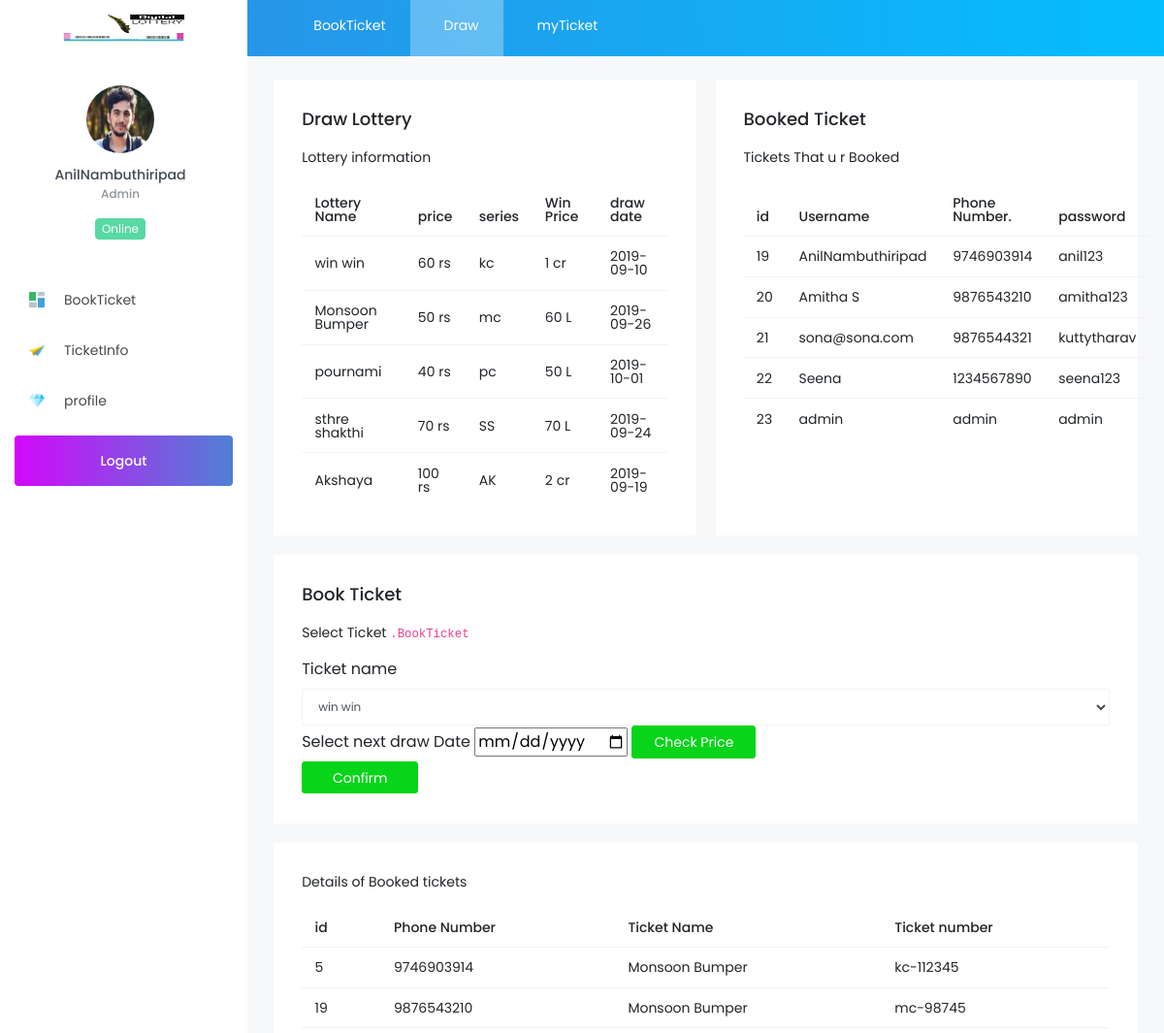
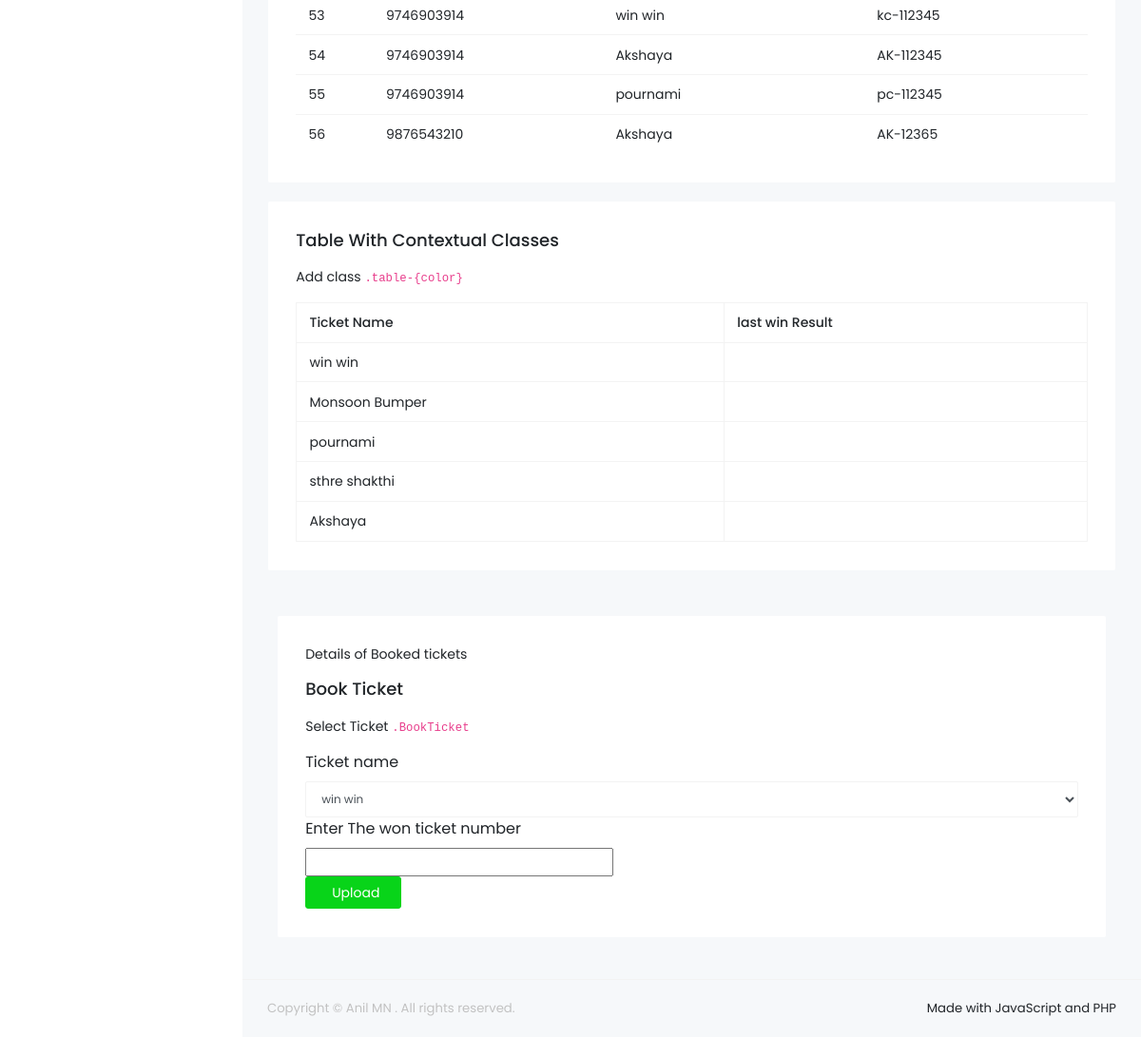
Before: /admin.php (signed in) with the older database file (2 pictures, top to bottom).
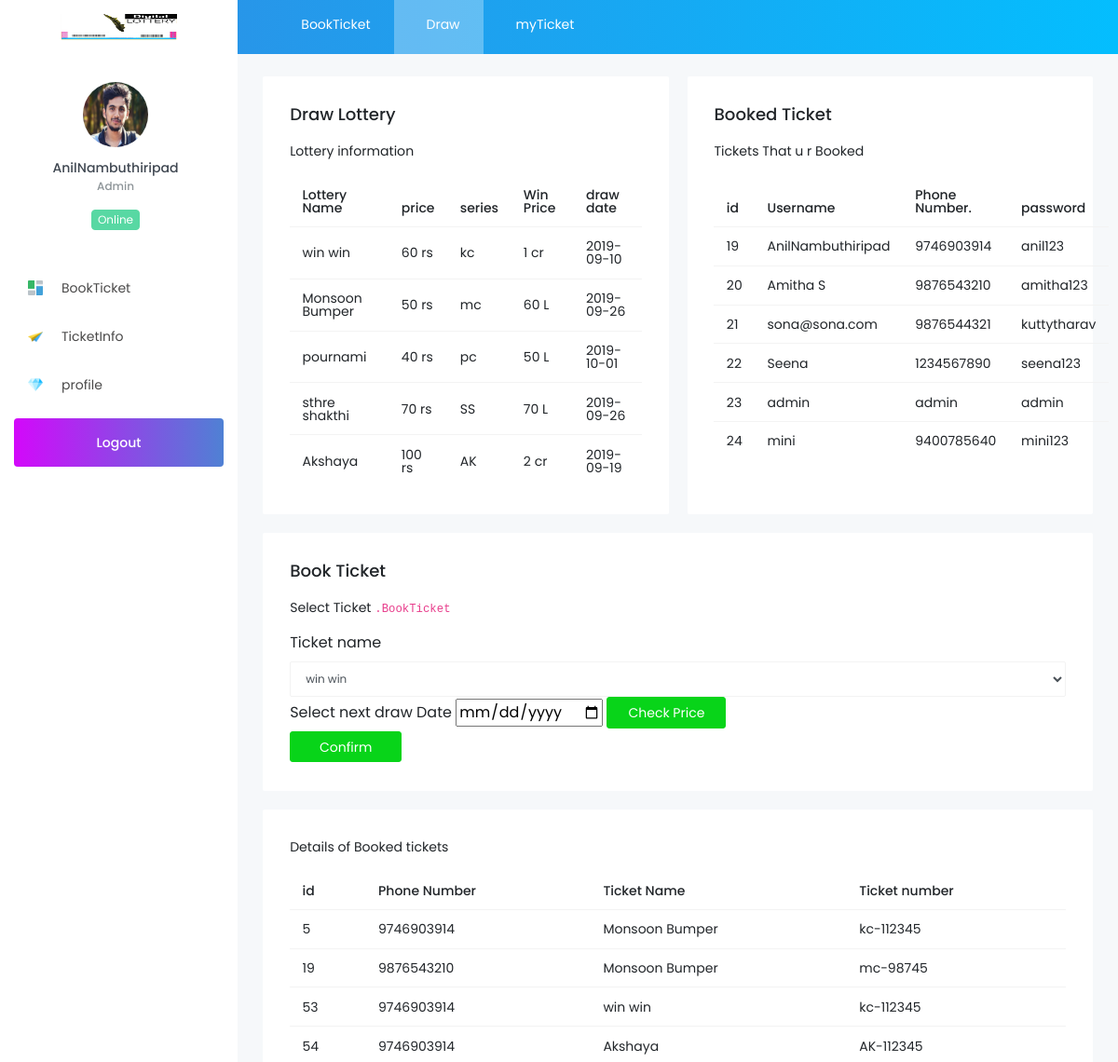
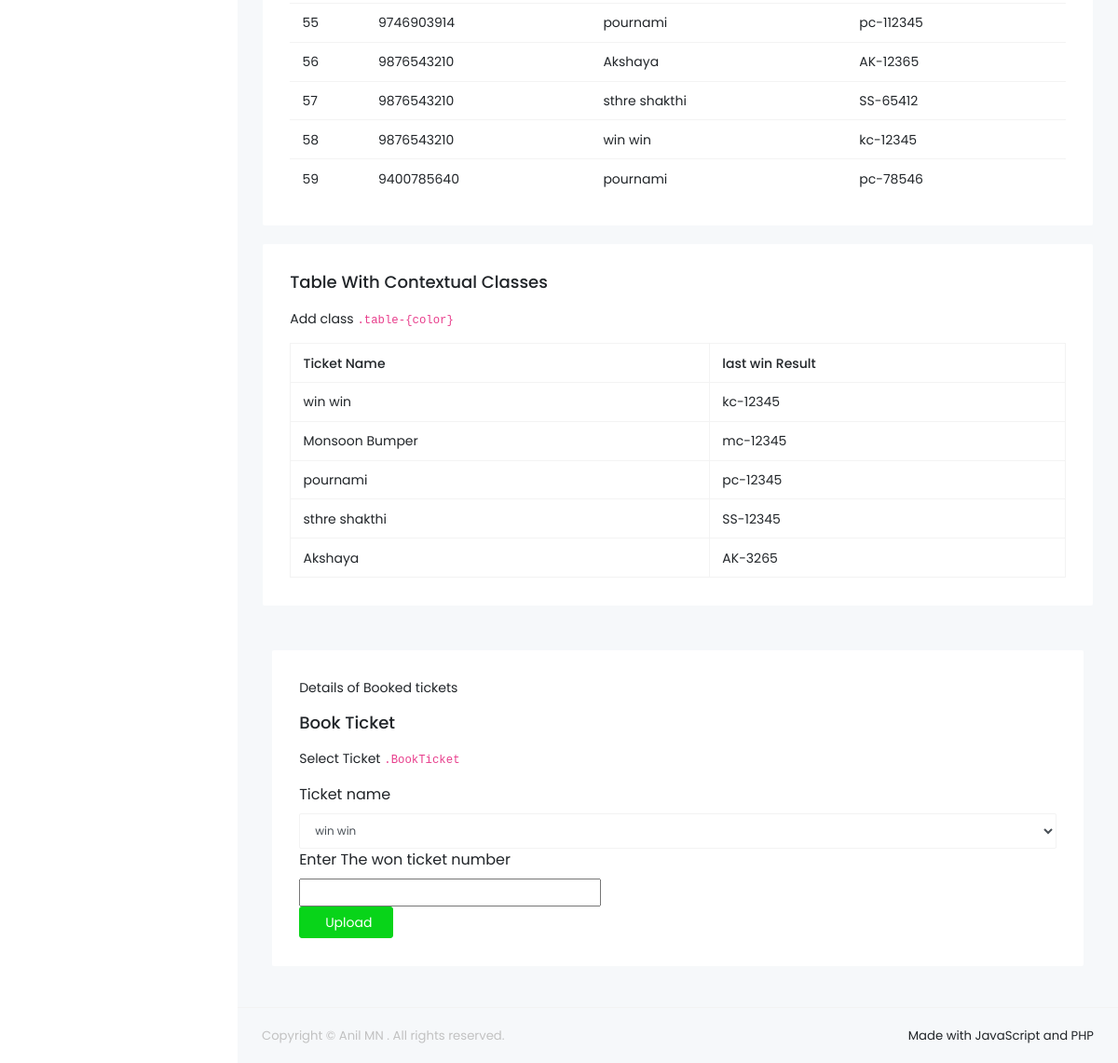
After: the same page with the newer database file (2 pictures, top to bottom).
### tables this page shows
CREATE TABLE `user` (
  `id` int(11) NOT NULL,
  `username` varchar(54) NOT NULL,
  `number` varchar(12) NOT NULL,
  `password` varchar(54) NOT NULL
);

CREATE TABLE `draw` (
  `id` int(11) NOT NULL,
  `name` varchar(25) NOT NULL,
  `price` varchar(6) NOT NULL,
  `series` varchar(5) NOT NULL,
  `win price` varchar(11) NOT NULL,
  `date` date NOT NULL,
  `Lwintc` varchar(25) NOT NULL
);

CREATE TABLE `book` (
  `id` int(11) NOT NULL,
  `phno` varchar(30) NOT NULL,
  `tcname` varchar(30) NOT NULL,
  `number` varchar(20) NOT NULL
);

### admin.php (the view, shortened to what this page needs)
<?php
 if(!isset($_SESSION['username'])){
	header('location:index.html');
 }
 else{
   $number=$_SESSION['username'];
 }
?>
<!DOCTYPE html>
<html lang="en">
<head>
  <link rel="stylesheet" href="node_modules/mdi/css/materialdesignicons.min.css">
  <link rel="stylesheet" href="node_modules/simple-line-icons/css/simple-line-icons.css">
  <link rel="stylesheet" href="css/style.css">
</head>
<body >
  <div class="container-scroller">
    <nav class="navbar col-lg-12 col-12 p-0 fixed-top d-flex flex-row">
      <div class="text-center navbar-brand-wrapper d-flex align-items-top justify-content-center">
        <a class="navbar-brand brand-logo" href="../../index.html"><img src="images/lottery.jpg" alt="logo"/></a>
      </div>
      <div class="navbar-menu-wrapper d-flex align-items-center">
        <ul class="navbar-nav navbar-nav-left header-links d-none d-md-flex">
          <li class="nav-item">
            <a href="#book" class="nav-link"><i class="mdi mdi-image-filter"></i>BookTicket</a>
          </li>
          <li class="nav-item active">
            <a href="#draw" class="nav-link"><i class="mdi mdi-email-outline"></i>Draw</a>
          </li>
          <li class="nav-item">
            <a href="#tick" class="nav-link"><i class="mdi mdi-calendar"></i>myTicket</a>
          </li>
        </ul>
      </div>
    </nav>
    <div class="container-fluid page-body-wrapper">
      <nav class="sidebar sidebar-offcanvas" id="sidebar">
        <ul class="nav">
          <li class="nav-item nav-profile">
            <div class="nav-link">
               <?php
               include('php/conn.php');
              $query = mysqli_query($con, "SELECT `username` FROM `user` where `number` = '$number' ");
              while ($row=mysqli_fetch_row($query))
             {
                echo "<div class='profile-image'> <img src='images/". $row[0].".jpg' alt='image'/> <span class='online-status online'></span> </div>" ;
             }
              ?>
              <div class="profile-name">
                <?php
            include('php/conn.php');
            $query = mysqli_query($con, "SELECT `username` FROM `user` where `number` = '$number' ");
           while ($row=mysqli_fetch_row($query))
          {
             echo '<p class="name">'. $row[0].'</p>';
          }
?>
        <p class="designation">Admin</p>
                <div class="badge badge-teal mx-auto mt-3">Online</div>
              </div>
            </div>
          </li>
          <li class="nav-item"><a class="nav-link" href=""><img class="menu-icon" src="images/menu_icons/01.png" alt="menu icon"><span class="menu-title">BookTicket</span></a></li>
          <li class="nav-item"><a class="nav-link" href=""><img class="menu-icon" src="images/menu_icons/02.png" alt="menu icon"><span class="menu-title">TicketInfo</span></a></li>
          <li class="nav-item"><a class="nav-link" href=""><img class="menu-icon" src="images/menu_icons/03.png" alt="menu icon"><span class="menu-title">profile</span></a></li>
          <li class="nav-item purchase-button"><a class="nav-link" href="php/logout.php" >Logout</a></li>
        </ul>
      </nav>
      <div class="main-panel" id='book'>
        <div class="content-wrapper">
          <div class="row">
            <div class="col-lg-6 grid-margin stretch-card">
              <div class="card">
                <div class="card-body">
                  <h4 class="card-title">Draw Lottery</h4>
                  <p class="card-description">
                    Lottery information <code></code>
                  </p>
                  <?php
				           include('php/conn.php');
                   $query = mysqli_query($con, "SELECT * FROM `draw`");
                  ?>
                  <table class="table">
                    <thead>
                      <tr>
                        <th>Lottery Name</th>
                        <th id='price'> price</th>
                        <th>series</th>
                        <th>Win Price</th>
                        <th>draw date</th>
                      </tr>
                    </thead>
                    <tbody>
                    <?php
                    while($row = mysqli_fetch_array($query))
                 {
                 echo "<tr><td>".$row['name']."</td><td>".$row['price']."</td><td>".$row['series']."</td><td>".$row['win price']."</td><td>".$row['date']."</td></tr>";
                  }?>
                    </tbody>
                  </table>
                </div>
              </div>
            </div>
            <div class="col-lg-6 grid-margin stretch-card">
              <div class="card">
                <div class="card-body">
                  <h4 class="card-title">Booked Ticket</h4>
                  <p class="card-description">
                    Tickets That u r Booked <code></code>
                  </p>
                  <?php
				  include('php/conn.php');
                   $query = mysqli_query($con, "SELECT * FROM `user`");
                  ?>
                 <table class="table">
                    <thead>
                      <tr>
                      <th>id</th>
                        <th>Username</th>
                        <th>Phone Number.</th>
                        <th>password</th>
                      </tr>
                    </thead>
                    <?php
                   while($row = mysqli_fetch_array($query))
                 {
                 echo "<tr><td>".$row['id']."</td><td>".$row['username']."</td><td>".$row['number']."</td><td>".$row['password']."</td></tr>";
                  }?>
                  </table>
                </div>
              </div>
            </div>
            <div class="col-lg-12 grid-margin stretch-card">
              <div class="card">
              <form action='php/update.php' method='POST'>
                <div class="card-body">
                  <h4 class="card-title">Book Ticket</h4>
                  <p class="card-description">
                   Select Ticket <code>.BookTicket</code>
                  </p>
                  <?php
				           include('php/conn.php');
                   $query = mysqli_query($con, "SELECT * FROM `draw`");
                  ?>
                  <label for="exampleInputEmail1">Ticket name</label>
                  <select id='ticket'   name='tcname' class='form-control' aria-placeholder='ticket type'>
                  <?php
                  while($row = mysqli_fetch_array($query))
                 {
                 echo "<option>".$row['name']."</option>" ;
                  }?>
                   </select>
                   <label for="exampleInputEmail1">Select next draw Date</label>
                  <input type='date' name='tcnumber' id='tnum'>
                  <button type="submit"  name='check'  class="btn btn-success btn-fw">Check Price</button><br>
                  <button type="submit" name='confirm'  class="btn btn-success btn-fw" >Confirm</button>
                </form>
                </div>
              </div>
            </div>
            <div class="col-lg-12 grid-margin stretch-card">
              <div class="card" id='mytic' >
                <div class="card-body"   >
                <p class="card-description">
                    Details of Booked tickets <code></code>
                  </p>
                  <?php
				  include('php/conn.php');
                  $query = mysqli_query($con, "SELECT * FROM `book`");
                  ?>
                  <table class="table">
                    <thead>
                      <tr>
                      <th>id</th>
                        <th >Phone Number</th>
                        <th>Ticket Name</th>
                        <th>Ticket number</th>
                      </tr>
                    </thead>
                    <?php
                   while($row = mysqli_fetch_array($query))
                 {
                 echo "<tr><td>".$row['id']."</td><td>".$row['phno']."</td><td>".$row['tcname']."</td ><td>".$row['number']."</td></tr>";
                  }?>
                  </table>
              </div>
            </div>
            </div>
            <div class="col-lg-12 stretch-card">
              <div class="card">
                <div class="card-body">
                  <h4 class="card-title">Table with contextual classes</h4>
                  <p class="card-description">
                    Add class <code>.table-{color}</code>
                  </p>
                  <?php
				           include('php/conn.php');
                   $query = mysqli_query($con, "SELECT * FROM `draw`");
                  ?>
                  <table class="table table-bordered">
                    <thead>
                      <tr>
                        <th>
                          Ticket Name
                        </th>
                        <th>
                          last win Result
                        </th>
                      </tr>
                    </thead>
                    <?php
                    while($row = mysqli_fetch_array($query))
                 {
                 echo "<tr><td>".$row['name']."</td><td>".$row['Lwintc']."</td></tr>";
                  }?>
                  </table>
                </div>
              </div>
            </div>
        </div>  <br> <br>
        <div class="col-lg-12 grid-margin stretch-card">
              <div class="card" id='mytic' >
              <form action='php/upDraw.php' method='Post'>
                <div class="card-body"   >
                <p class="card-description">
                    Details of Booked tickets <code></code>
                  </p>
                   <h4 class="card-title">Book Ticket</h4>
                  <p class="card-description">
                   Select Ticket <code>.BookTicket</code>
                  </p>
                  <?php
				           include('php/conn.php');
                   $query = mysqli_query($con, "SELECT * FROM `draw`");
                  ?>
                  <label for="exampleInputEmail1">Ticket name</label>
                  <select id='ticket'   name='tcname' class='form-control' aria-placeholder='ticket type'>
                  <?php
                  while($row = mysqli_fetch_array($query))
                 {
                 echo "<option>".$row['name']."</option>" ;
                  }?>
                   </select>
                   <label for="exampleInputEmail1">Enter The won ticket number</label><br>
                  <input type='text' minlength='5' maxlength='5' name='tcnumber' id='tnum'><br>
                  <button type="submit" class="btn btn-success">
                  <i class="mdi mdi-cloud-download"></i>Upload</button><br>
                </form>
              </div>
            </div>
            </div>
            </div>
        <footer class="footer">
          <div class="container-fluid clearfix">
            <span class="text-muted d-block text-center text-sm-left d-sm-inline-block">Copyright © Anil MN <a href="http://www.bootstrapdash.com/" target="_blank"></a>. All rights reserved.</span>
            <span class="float-none float-sm-right d-block mt-1 mt-sm-0 text-center">Made with JavaScript and PHP <i class="mdi mdi-heart text-danger"></i></span>
          </div>
        </footer>
      </div>
</body>
</html>

Changed rows visible on the page:
changed draw "win win": Lwintc (not shown) → "kc-12345"
changed draw "Monsoon Bumper": Lwintc (not shown) → "mc-12345"
changed draw "pournami": Lwintc (not shown) → "pc-12345"
changed draw "sthre shakthi": date "2019-09-24" → "2019-09-26"; Lwintc (not shown) → "SS-12345"
changed draw "Akshaya": Lwintc (not shown) → "AK-3265"
added user: id "24", username "mini", number "9400785640", password "mini123", shown under "Booked Ticket"
added book: id "57", phno "9876543210", tcname "sthre shakthi", number "SS-65412"
added book: id "58", phno "9876543210", tcname "win win", number "kc-12345"
added book: id "59", phno "9400785640", tcname "pournami", number "pc-78546"
